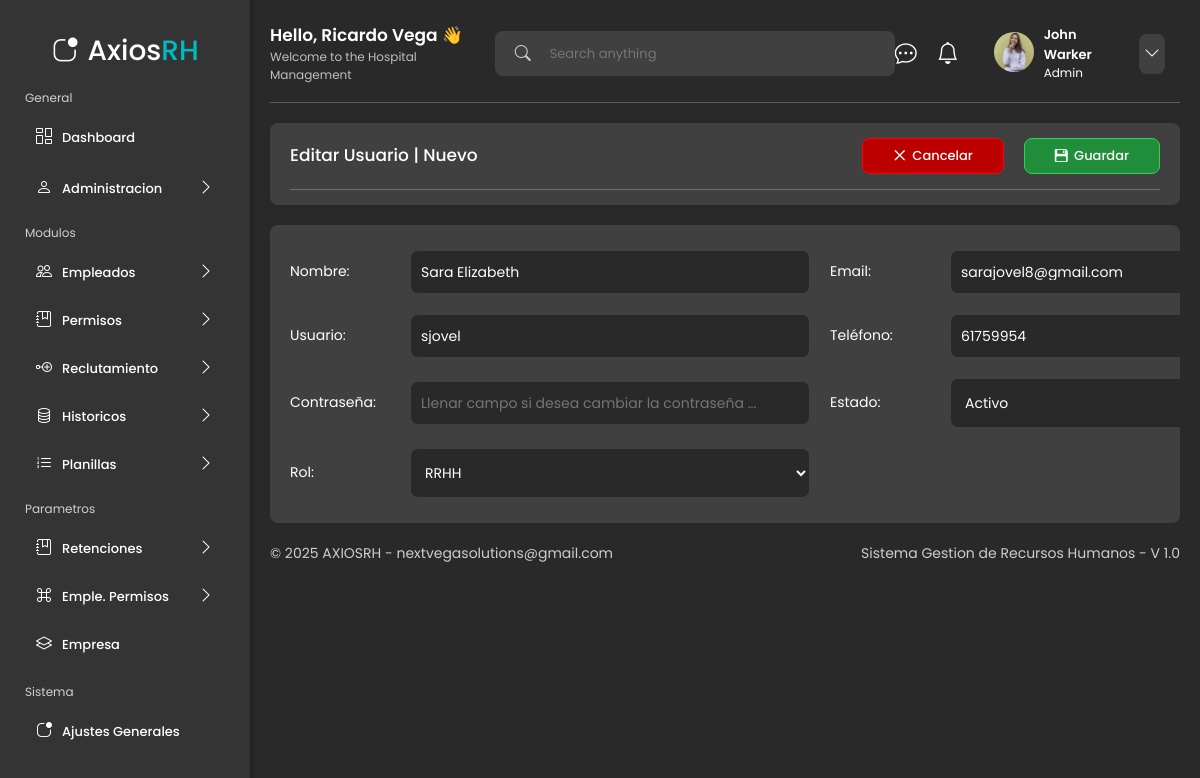
/administracion/usuarios/editar_usuario/2/, run on the app's committed database.
### app/models.py (models this page shows, shortened)
class Usuario(models.Model):
    ESTADO_CHOICES = [
        ('ACTIVO', 'Activo'),
        ('INACTIVO', 'Inactivo'),
    ]
    nombre = models.CharField(max_length=100)
    usuario = models.CharField(max_length=50, unique=True)
    contraseña = models.CharField(max_length=128)  # Usualmente se guarda el hash de la contraseña
    telefono = models.CharField(max_length=20, blank=True, null=True)
    email = models.EmailField(unique=True)
    estado = models.CharField(max_length=10, choices=ESTADO_CHOICES, default='ACTIVO')
    rol = models.ForeignKey('Rol', on_delete=models.PROTECT, related_name='usuarios')
    class Meta:
        verbose_name = "Usuario"
        verbose_name_plural = "Usuarios"

### app/views.py (the view)
# urls.py: path("administracion/usuarios/editar_usuario/<int:pk>/", views.editar_usuario, name="editar_usuario"),
def editar_usuario(request, pk):
    usuario = get_object_or_404(Usuario, pk=pk)
    if request.method == 'POST':
        form = UsuarioForm(request.POST, instance=usuario)
        if form.is_valid():
            form.save()
            messages.success(request, 'Usuario actualizado exitosamente.', extra_tags='update')
            return redirect('usuarios')  # Ajusta el nombre de la vista de listado de usuarios si es diferente
    else:
        form = UsuarioForm(instance=usuario)
    return render(request, 'pages/administracion/forms/form_usuario.html', {
        'form': form,
        'title': 'Editar Usuario',
    })

### app/models.py (called while the page is built)
    def __str__(self):
        return self.nombre

### ui/templates/pages/administracion/forms/form_usuario.html (shortened to what this page needs)
{% extends 'layouts/dashboard_layout.html' %}
{% load static %}
{% block content %}
<main class="table__principal__datos table__principal__datos__form">
    <section class="table__principal__datos__content">
        <div class="table__left__information">
            <header class="table__left__information__header">
                    <div class="table__left__information__header__title">
                            <h3 class="table__left__information__header__title-text">{{title}} | Nuevo</h3>
                    </div>
                    <div class="table__left__information__header__link">
                        <a class="table__left__information__header__link-click table__left__information__header__link-click-danger" href="{% url 'usuarios'%}">
                            <i class="bi bi-x-lg"></i> Cancelar</a>
                        <a href="#" id="submitNuevoUsuario" class="table__left__information__header__link-click">
                            <i class="bi bi-floppy2-fill"></i> Guardar
                        </a>
                    </div>
            </header>
        </div>
    </section>
    <section class="table__principal__datos__content table__principal__datos__content__from">
        <div class="table__left__information">
            <form method="POST" id="formNuevoUsuario" class="table__left__information__form__new table__left__information__form__new-grid">
                <div class="table__left__information__form__new__block">
                    <label class="table__left__information__form__new__block-label">Nombre:</label>
                    {{ form.nombre }}
                </div>
                <div class="table__left__information__form__new__block">
                    <label class="table__left__information__form__new__block-label">Email:</label>
                    {{ form.email }}
                </div>
                <div class="table__left__information__form__new__block">
                    <label class="table__left__information__form__new__block-label">Usuario:</label>
                    {{ form.usuario }}
                </div>
                <div class="table__left__information__form__new__block">
                    <label class="table__left__information__form__new__block-label">Teléfono:</label>
                    {{ form.telefono }}
                </div>
                <div class="table__left__information__form__new__block">
                    <label class="table__left__information__form__new__block-label">Contraseña:</label>
                    {{ form.contraseña }}
                </div>
                <div class="table__left__information__form__new__block">
                    <label class="table__left__information__form__new__block-label">Estado:</label>
                    {{ form.estado }}
                </div>
                <div class="table__left__information__form__new__block">
                    <label class="table__left__information__form__new__block-label">Rol:</label>
                    {{ form.rol }}
                </div>
            </form>
        </div>
    </section>
</main>
{% endblock %}

### data on the page
Usuario: nombre "Sara Elizabeth", email "sarajovel8@gmail.com", usuario "sjovel", telefono "61759954", estado "Activo", rol "RRHH"

### other printed values
{{ title }} "Editar Usuario"
